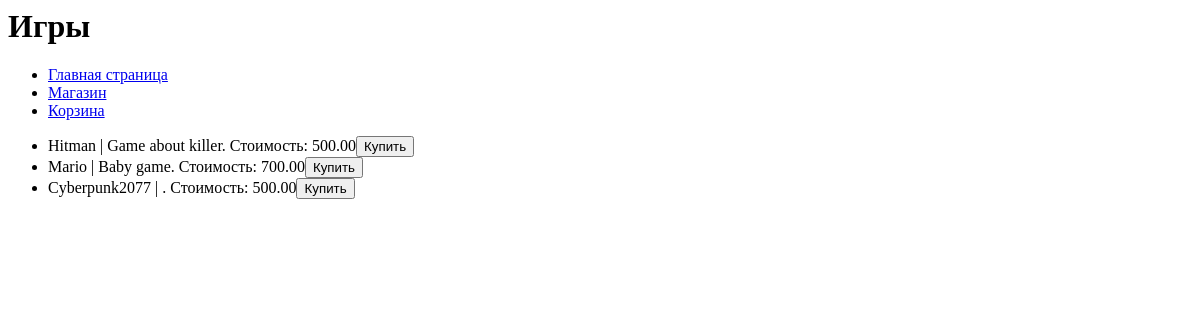
The page /platform/games/ on the database as committed earlier.
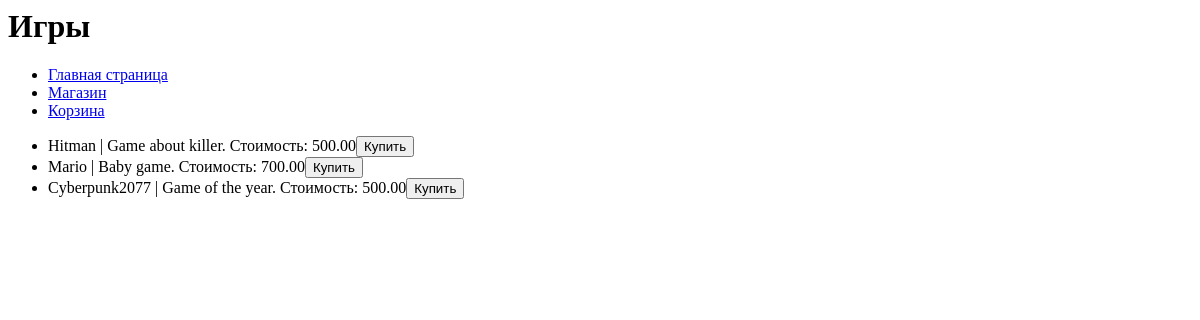
The same page on the database as committed later.
### task1/models.py (models this page shows)
class Game(models.Model):
    title = models.CharField(max_length=100)
    cost = models.DecimalField(decimal_places=2, max_digits=100000)
    size = models.DecimalField(decimal_places=2, max_digits=100000)
    description = models.TextField()
    age_limited = models.BooleanField(default=False)
    buyer = models.ManyToManyField(Buyer, related_name='buyers')

### task1/views.py (the view)
# urls.py: path('platform/games/', shop),
def shop(request):
    context = {
        'shop_text': "Игры",
        'games': Game.objects.all(),
        'buy': 'Купить',
        'back': 'Вернуться обратно'
    }
    return render(request, 'shop.html', context)

### templates/shop.html
{% extends "templates/menu.html" %}
{% block pagename %}
    <h1> {{ shop_text }}</h1>
{% endblock %}
{% block menu %}{{ block.super }}{% endblock %}
{% block content %}
<ul>
    {% for game in games %}
        <li>{{ game.title }} | {{ game.description }}. Стоимость: {{ game.cost }}<button>{{ buy }}</button></li>
    {% endfor %}
</ul>
{% endblock %}

Rows that differ between the two databases and show on the page:
changed Game "Cyberpunk2077": description (not shown) → "Game of the year"
